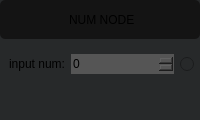
<?xml version="1.0" encoding="UTF-8"?>
<ui version="4.0">
 <class>Frame</class>
 <widget class="QFrame" name="Frame">
  <property name="geometry">
   <rect>
    <x>0</x>
    <y>0</y>
    <width>200</width>
    <height>120</height>
   </rect>
  </property>
  <property name="minimumSize">
   <size>
    <width>200</width>
    <height>120</height>
   </size>
  </property>
  <property name="maximumSize">
   <size>
    <width>300</width>
    <height>150</height>
   </size>
  </property>
  <property name="windowTitle">
   <string>Frame</string>
  </property>
  <property name="styleSheet">
   <string notr="true">border-radius: 5px; border-color: rgb(0,0,0);
background-color: rgb(39, 41, 42);
</string>
  </property>
  <property name="frameShape">
   <enum>QFrame::Box</enum>
  </property>
  <property name="frameShadow">
   <enum>QFrame::Plain</enum>
  </property>
  <property name="lineWidth">
   <number>20</number>
  </property>
  <property name="midLineWidth">
   <number>20</number>
  </property>
  <layout class="QVBoxLayout" name="verticalLayout" stretch="3,2,2">
   <property name="leftMargin">
    <number>0</number>
   </property>
   <property name="topMargin">
    <number>0</number>
   </property>
   <property name="rightMargin">
    <number>0</number>
   </property>
   <item>
    <widget class="QWidget" name="widget_2" native="true">
     <property name="styleSheet">
      <string notr="true">background-color:rgb(20, 20, 20)</string>
     </property>
     <layout class="QGridLayout" name="gridLayout">
      <item row="0" column="0">
       <widget class="QLabel" name="label">
        <property name="styleSheet">
         <string notr="true">font: 20pt &quot;white&quot;;
border-top-color: qradialgradient(spread:pad, cx:0.5, cy:0.5, radius:0.5, fx:0.5, fy:0.5, stop:0 rgba(255, 235, 235, 206), stop:0.35 rgba(255, 188, 188, 80), stop:0.4 rgba(255, 162, 162, 80), stop:0.425 rgba(255, 132, 132, 156), stop:0.44 rgba(252, 128, 128, 80), stop:1 rgba(255, 255, 255, 0));
</string>
        </property>
        <property name="text">
         <string> NUM NODE</string>
        </property>
        <property name="alignment">
         <set>Qt::AlignCenter</set>
        </property>
        <property name="openExternalLinks">
         <bool>false</bool>
        </property>
       </widget>
      </item>
     </layout>
    </widget>
   </item>
   <item>
    <widget class="QWidget" name="widget_3" native="true">
     <layout class="QHBoxLayout" name="horizontalLayout" stretch="5,10,1">
      <property name="rightMargin">
       <number>0</number>
      </property>
      <item>
       <widget class="QLabel" name="label_2">
        <property name="styleSheet">
         <string notr="true">font: 12pt &quot;Arial&quot;;</string>
        </property>
        <property name="text">
         <string>input num:</string>
        </property>
        <property name="alignment">
         <set>Qt::AlignCenter</set>
        </property>
       </widget>
      </item>
      <item>
       <widget class="QSpinBox" name="spinBox">
        <property name="minimumSize">
         <size>
          <width>0</width>
          <height>20</height>
         </size>
        </property>
        <property name="styleSheet">
         <string notr="true">background-color:rgb(85, 85, 85);
border-radius: 0px;</string>
        </property>
       </widget>
      </item>
      <item>
       <widget class="QRadioButton" name="radioButton">
        <property name="text">
         <string/>
        </property>
       </widget>
      </item>
     </layout>
    </widget>
   </item>
   <item>
    <spacer name="verticalSpacer">
     <property name="orientation">
      <enum>Qt::Vertical</enum>
     </property>
     <property name="sizeHint" stdset="0">
      <size>
       <width>185</width>
       <height>33</height>
      </size>
     </property>
    </spacer>
   </item>
  </layout>
 </widget>
 <resources/>
 <connections/>
</ui>
